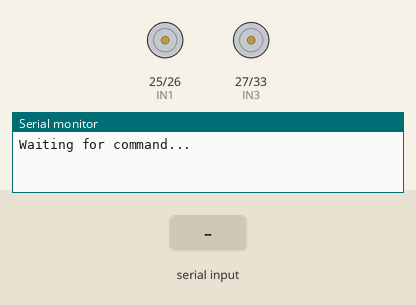
This sketch was run on a simulated ESP32. Parts: motor-driver pin pairs drawn as motors (green arrow = first pin HIGH = forward, orange = second pin HIGH = backward, longer = more drive), the last lines printed to the serial monitor. Inputs (shaded band) come from the test bench. Nothing arrives over Bluetooth unless stated.

Above: at 1.2 s.
1.3 s: "F\n" received over the second serial link
At 2.2 s:
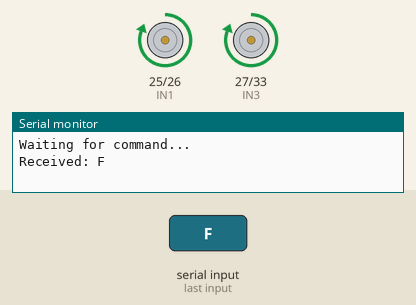
2.8 s: "B\n" received over the second serial link
At 3.4 s:
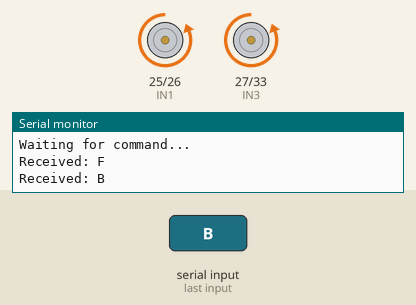
4.3 s: "L\n" received over the second serial link
At 5.5 s:
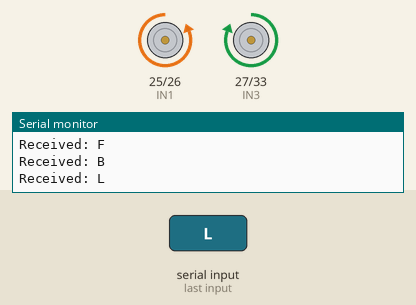
5.8 s: "R\n" received over the second serial link
At 6.8 s:
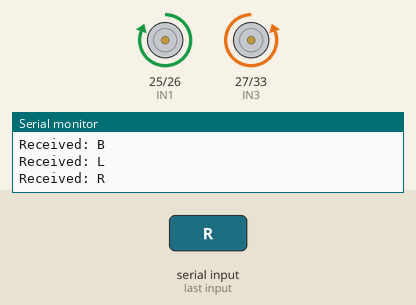
Timing chart, 0 to 8.3 s (numbered marks = the images above; inputs shaded):
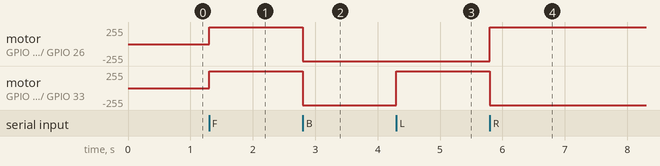

The sketch:

robot_receiver.ino
```cpp
#include <BluetoothSerial.h>
BluetoothSerial SerialBT;

#define IN1 25
#define IN2 26
#define IN3 27
#define IN4 33

void stopMotors() {
  digitalWrite(IN1, LOW);
  digitalWrite(IN2, LOW);
  digitalWrite(IN3, LOW);
  digitalWrite(IN4, LOW);
}

void setup() {
  Serial.begin(115200);
  SerialBT.begin("ESP32_ROBOT");  // Bluetooth device name

  pinMode(IN1, OUTPUT);
  pinMode(IN2, OUTPUT);
  pinMode(IN3, OUTPUT);
  pinMode(IN4, OUTPUT);

  stopMotors();
  Serial.println("Waiting for command...");
}

void loop() {
  if (SerialBT.available()) {
    char cmd = SerialBT.read();

    if (cmd == '\n' || cmd == '\r') return;

    Serial.print("Received: ");
    Serial.println(cmd);

    if (cmd == 'F') {
      digitalWrite(IN1, HIGH);
      digitalWrite(IN2, LOW);
      digitalWrite(IN3, HIGH);
      digitalWrite(IN4, LOW);
    }
    else if (cmd == 'B') {
      digitalWrite(IN1, LOW);
      digitalWrite(IN2, HIGH);
      digitalWrite(IN3, LOW);
      digitalWrite(IN4, HIGH);
    }
    else if (cmd == 'L') {
      digitalWrite(IN1, LOW);
      digitalWrite(IN2, HIGH);
      digitalWrite(IN3, HIGH);
      digitalWrite(IN4, LOW);
    }
    else if (cmd == 'R') {
      digitalWrite(IN1, HIGH);
      digitalWrite(IN2, LOW);
      digitalWrite(IN3, LOW);
      digitalWrite(IN4, HIGH);
    }
    else {
      stopMotors();  // Stop on unknown command
    }
  }
}
```

Measured:
- after the input at 1.3 s, motor on GPIO 25 (IN1) / GPIO 26 (IN2), motor on GPIO 27 (IN3) / GPIO 33 (IN4): stopped → forward 255/255 at once
- after the input at 2.8 s, motor on GPIO 25 (IN1) / GPIO 26 (IN2), motor on GPIO 27 (IN3) / GPIO 33 (IN4): forward 255/255 → backward 255/255 at once
- after the input at 4.3 s, motor on GPIO 27 (IN3) / GPIO 33 (IN4): backward 255/255 → forward 255/255 at once
- after the input at 5.8 s, motor on GPIO 25 (IN1) / GPIO 26 (IN2): backward 255/255 → forward 255/255 at once; motor on GPIO 27 (IN3) / GPIO 33 (IN4): forward 255/255 → backward 255/255 at once
